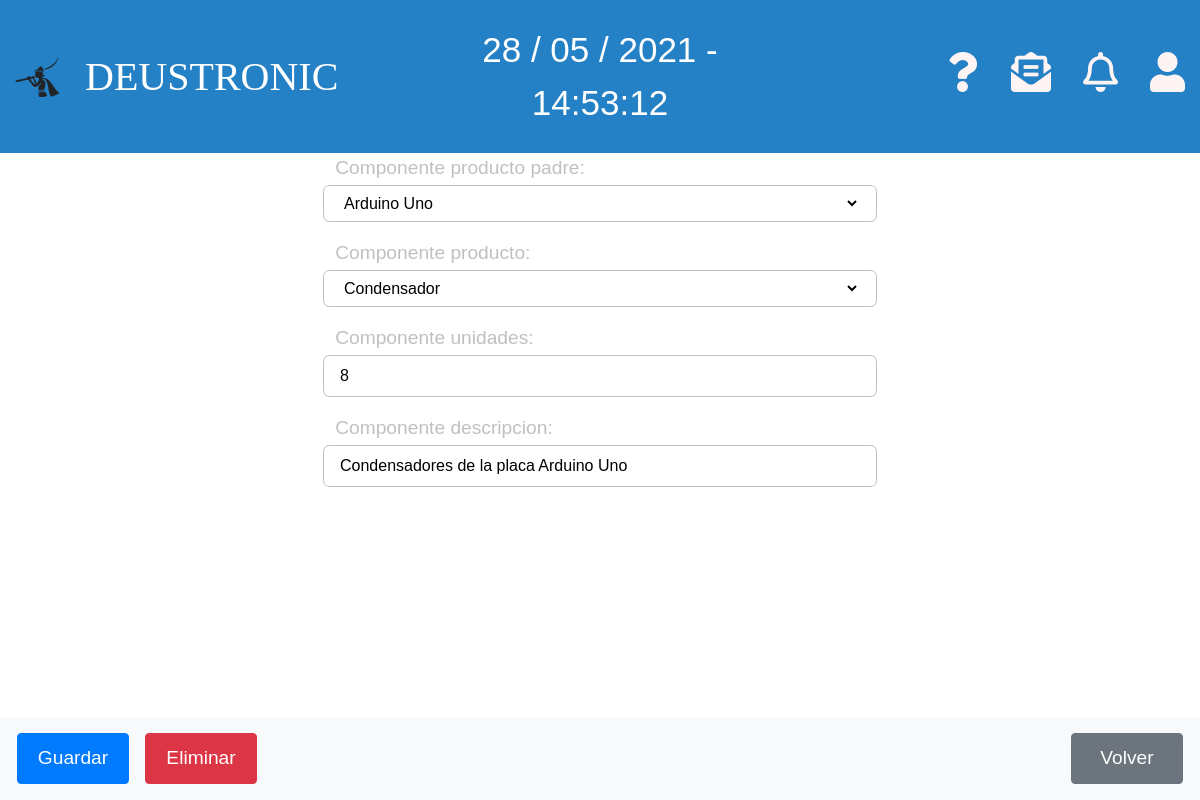
/appEntrega/componentes/2/editar/, run on the app's committed database.
### appEntrega/models.py (models this page shows, shortened)
class Componente(models.Model):
    componente_producto_padre = models.ForeignKey(Producto, related_name='producto_padre', null=False,
                                                  on_delete=models.CASCADE,
                                                  default=0)
    componente_producto = models.ForeignKey(Producto, related_name='producto', null=False, on_delete=models.CASCADE,
                                            default=0)
    componente_unidades = models.PositiveIntegerField(default=1)
    componente_descripcion = models.CharField(max_length=250)

### appEntrega/views.py (the view)
# urls.py: path('componentes/<int:pk>/editar/', UpdateComponenteView.as_view(), name='editar_componente'),
class UpdateComponenteView(UpdateView):
    model = Componente
    template_name = 'updateComponente.html'
    fields = ['componente_producto_padre', 'componente_producto', 'componente_unidades', 'componente_descripcion']
    success_url = reverse_lazy('listaComponente')
    def get_context_data(self, **kwargs):
        context = super().get_context_data(**kwargs)
        context['componente'] = Componente.objects.get(pk=self.kwargs['pk'])
        return context

### appEntrega/models.py (called while the page is built)
    def __str__(self):
        return self.producto_nombre

### appEntrega/templates/updateComponente.html (shortened to what this page needs)
{% extends 'base.html' %}
{% block content %}
<div class="row justify-content-center m-3">
    <form class="col-6" id="updateComponente" method="POST">{% csrf_token %}
        {% for field in form %}
		<div class="formulario__grupo mt-3 focus fixed mb-5">
			<div class="formulario__grupo-label d-flex">
				<label for="referencia" class="formulario__label">
					<span class="formulario__span">{{ field.label_tag }}</span>
					<div class="formulario__grupo-input">
						{{field}}
					</div>
				</label>
			</div>
		</div>
        {% endfor %}
    </form>
</div>
<nav class="p-2 px-4 mt-5 navbar-light bg-light fixed-bottom z-2 m-footer">
	<div class="row justify-content-between">
		<div class="d-flex">
			<div class="form-inline ml-auto">
				<button type="submit" form="updateComponente" value="Update" class="btn boton-nav btn-primary m-2">Guardar
				</button>
			</div>
			<div class="form-inline ml-auto">
				<button type="button" class="btn boton-nav btn-danger m-2" data-toggle="modal"
					data-target="#delete-modal"
					onclick="location.href='http://127.0.0.1:8000/appEntrega/componente/{{componente.pk}}/delete/'">Eliminar
				</button>
			</div>
		</div>
		<div class="form-inline ml-auto">
			<button onclick="location.href='http://127.0.0.1:8000/appEntrega/componentes'"
				class="btn boton-nav btn-secondary m-2" type="button">Volver</button>
		</div>
	</div>
</nav>
{% endblock %}

### appEntrega/static/style/styles.css (style rules this page uses)
* { font-family: 'FiraSans-Regular', sans-serif; }
html { overflow-x: hidden; overflow-y: overlay; }
html, body { height: 100%; }
body { margin: 0; }

### appEntrega/static/style/productos.css (style rules this page uses)
.boton-nav { width: 7rem; height: 3.2rem !important; color: white !important; font-weight: 400; font-size: 1.2rem; text-decoration: none; outline-style: none; }

### appEntrega/static/style/forms.css (style rules this page uses)
.formulario__grupo .formulario__input, .formulario__grupo .formulario__span { font: 16px 16px "Poppins", sans-serif; font-weight: 300; padding: 0; }
input, select, textarea { border: none !important; background-color: transparent !important; outline: none !important; display: block !important; width: 100% !important; }
.formulario__label { padding: 0.5rem 1rem; display: block; width: 100%; margin: 0 auto; border: 0.1rem solid silver; border-radius: 0.4rem; position: relative; box-sizing: border-box; transition: 0.25s; }
.formulario__span { color: silver; position: absolute; top: 0.8rem; left: 1rem; transition: 0.25s; }
.focus .formulario__label { border-color: #1a73e8; }
.focus .formulario__span { color: #1a73e8; left: 0.2rem; top: -2rem; font-size: 1.2rem; padding: 0 0.5rem; }
.formulario__grupo-input { position: relative; }
.formulario__grupo-input input { border: none; background-color: transparent; outline: none; display: block; width: 100%; }
.focus.fixed .formulario__label { border-color: silver; }
.focus.fixed .formulario__span { color: silver; }
.m-footer { padding-bottom: 3rem; }
.focus { color: #1a73e8; }

### appEntrega/static/style/modal.css (style rules this page uses)
:root { --lightgray: #efefef; --blue: steelblue; --white: #fff; --black: rgba(0, 0, 0, 0.92); }
* { padding: 0; margin: 0; }
.z-2 { z-index: 2; }

### appEntrega/static/style/settings.css (style rules this page uses)
:root { --font-size: 1; }
body { font-size: calc(var(--font-size) * 1em); }

### data on the page
Componente: form "Arduino Uno" "Condensador" "8" "Condensadores de la placa Arduino Uno"

### other printed values
{{ field.label_tag }} "Componente producto padre:" "Componente producto:" "Componente unidades:" "Componente descripcion:"
